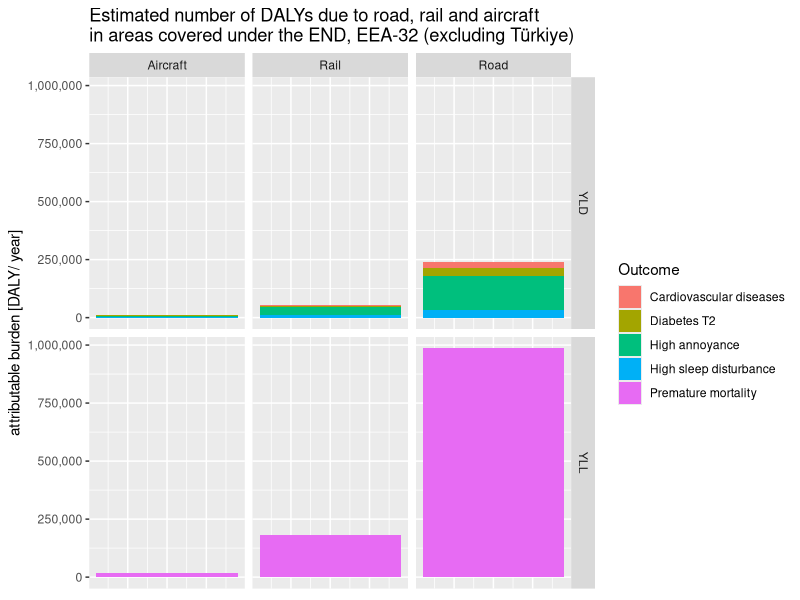
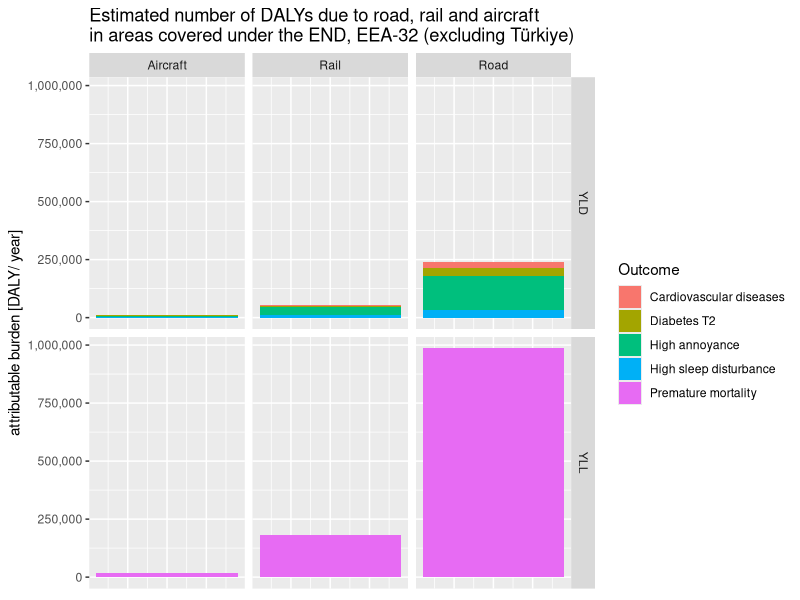

Source code (R) for these figures, in order:
library(tidyverse)
library(readxl)
EEA_EBD_result <- read_excel("data/ETCHE/EEA_EBD_result.xlsx")


EEA_EBD_result %>% 
  ggplot(aes(y=value,x=0,
             fill=outcome))+
  geom_col()+
  facet_grid(cols=vars(source),
             rows=vars(metric))+
  labs(y="attributable burden [DALY/ year]",
       fill="Outcome",
       title = "Estimated number of DALYs due to road, rail and aircraft\nin areas covered under the END, EEA-32 (excluding Türkiye)")+
  scale_y_continuous(labels = scales::label_comma())+
  theme(axis.title.x=element_blank(),
        axis.text.x=element_blank(),
        axis.ticks.x=element_blank())
ggsave("plots/EEA_burden_of_noise.png",
       width = 8.5,
       height = 5)
